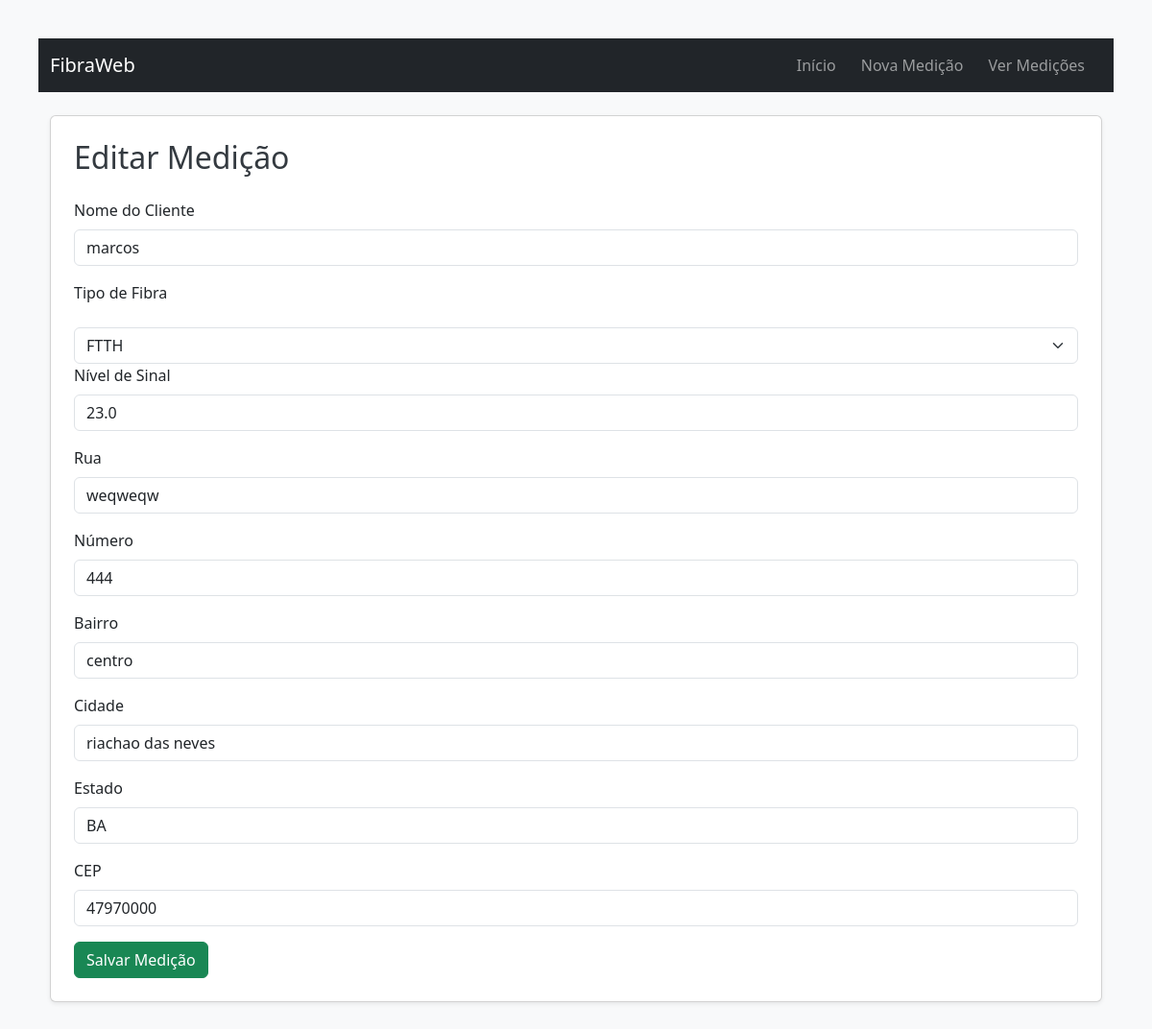
Page /editar/16/ on the committed database.
### monitoramento/models.py (models this page shows, shortened)
class Fibra(models.Model):
    CLIENTE_CHOICES = [
        ('FTTH', 'Fibra até a casa'),
        ('FTTC', 'Fibra até o armário'),
        ('FTTB', 'Fibra até o prédio'),
    ]
    nome_cliente = models.CharField(max_length=100)
    tipo_fibra = models.CharField(max_length=4, choices=CLIENTE_CHOICES)
    nivel_sinal = models.FloatField()
    data_medicao = models.DateTimeField(auto_now_add=True)
    rua = models.CharField(max_length=100, blank=True)
    numero = models.CharField(max_length=10, blank=True)
    bairro = models.CharField(max_length=50, blank=True)
    cidade = models.CharField(max_length=50, blank=True)
    estado = models.CharField(max_length=2, blank=True)
    cep = models.CharField(max_length=10, blank=True)

### monitoramento/views.py (the view, shortened to what this page needs)
# urls.py: path('editar/<int:pk>/', views.editar_medicao, name='editar_medicao'),
def editar_medicao(request, pk):
    medicao = get_object_or_404(Fibra, pk=pk)
    return render(request, 'monitoramento/editar_medicao.html', {'medicao': medicao})

### monitoramento/templates/monitoramento/editar_medicao.html (shortened to what this page needs)
{% extends 'monitoramento/base.html' %}
{% block content %}
<div class="card p-4 shadow-sm">
    <h2 class="mb-4">Editar Medição</h2>
    <form method="post">
        <div class="mb-3">
            <label class="form-label">Nome do Cliente</label>
            <input type="text" name="nome_cliente" class="form-control" value="{{ medicao.nome_cliente }}" required>
        </div>
        <div class="mb-3">
            <label class="form-label">Tipo de Fibra</label>
        </div>
        <select name="tipo_fibra" class="form-select">
            <option value="FTTH" {% if medicao.tipo_fibra == "FTTH" %}selected{% endif %}>FTTH</option>
        </select>
        <div class="mb-3">
            <label class="form-label">Nível de Sinal</label>
            <input type="number" step="0.1" name="nivel_sinal" class="form-control" value="{{ medicao.nivel_sinal }}" required>
        </div>
        <div class="mb-3">
            <label class="form-label">Rua</label>
            <input type="text" name="rua" class="form-control" value="{{ medicao.rua }}">
        </div>
        <div class="mb-3">
            <label class="form-label">Número</label>
            <input type="text" name="numero" class="form-control" value="{{ medicao.numero }}">
        </div>
        <div class="mb-3">
            <label class="form-label">Bairro</label>
            <input type="text" name="bairro" class="form-control" value="{{ medicao.bairro }}">
        </div>
        <div class="mb-3">
            <label class="form-label">Cidade</label>
            <input type="text" name="cidade" class="form-control" value="{{ medicao.cidade }}">
        </div>
        <div class="mb-3">
            <label class="form-label">Estado</label>
            <input type="text" name="estado" class="form-control" value="{{ medicao.estado }}">
        </div>
        <div class="mb-3">
            <label class="form-label">CEP</label>
            <input type="text" name="cep" class="form-control" value="{{ medicao.cep }}">
        </div>
        <button type="submit" class="btn btn-success">Salvar Medição</button>
    </form>
</div>
{% endblock %}

### monitoramento/static/css/estilo.css (style rules this page uses)
body { font-family: Arial, sans-serif; margin: 40px; background-color: #f5f5f5; }
body { font-family: 'Segoe UI', Tahoma, Geneva, Verdana, sans-serif; }
h2 { color: #343a40; }

### rows in the picture
Fibra: nome_cliente "marcos", tipo_fibra "FTTH", nivel_sinal "23.0", rua "weqweqw", numero "444", bairro "centro", cidade "riachao das neves", estado "BA", cep "47970000"
